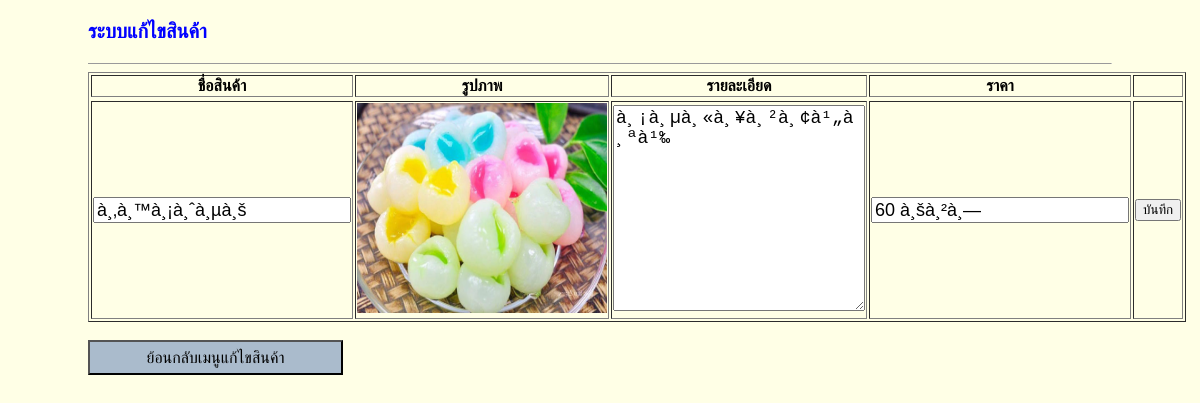
The app's page /FormEditItemById.php?id=2 with its own data.
### tables this page shows
CREATE TABLE `tb_items` (
  `id` int(11) NOT NULL,
  `title` varchar(20) NOT NULL,
  `image` varchar(100) NOT NULL,
  `detail` varchar(255) NOT NULL,
  `price` varchar(20) NOT NULL
);

### FormEditItemById.php (the view, shortened to what this page needs)
<?php
	require('config.php');
?>
<!DOCTYPE html>
<html>
<head>
</head>
<body>
	<div class="container">
		<p style="color:blue; font-weight:bold; font-size:20px;">ระบบแก้ไขสินค้า</p>
		<hr size="1">
		<table border="1">
			<tr>
				<th>ชื่อสินค้า</th>
				<th>รูปภาพ</th>
				<th>รายละเอียด</th>
				<th>ราคา</th>
				<th></th>
			</tr>
			<tr>
				<?php
					$myId = $_GET["id"];
					$conn = new mysqli($servername, $db_user, $db_pass, $db_name);
					$sql = "SELECT * FROM tb_items WHERE id='$myId'";
					if ($result = mysqli_query($conn,$sql)) {
						while ($row = mysqli_fetch_array($result)) {
							echo "<tr>";
							echo "<form method='POST' action='edit_item.php'>";
							echo "<td><input type='text' name='title' value='".$row["title"]."' /></td>";
							echo "<td> <img style='width: 250px; height: 210px;' src='myfile/".$row["image"]."'></img></td>";
							echo "<td><textarea name='detail' rows='10' cols='21' maxlength='255'>".$row["detail"]."</textarea>";
							echo "<td><input type='text' name='price' value='".$row["price"]."' /></td>";
							echo "<td><button type='submit'>บันทึก</button></td>";
							echo "</form>";
							echo "</tr>";
						}
					}
				?>
			</tr>
		</table>
		<br />
		<form action="FormEditItem.php">
			<button type="submit" style="width: 255px; height: 35px; font-size: 16px; background-color: #abc;">ย้อนกลับเมนูแก้ไขสินค้า</button>
		</form>
		<br />
	</div>
</body>
</html>

### FormEditItemById.php (style rules this page uses)
body { background-color: #ffffe6; }
.container { width: 1024px; height: 768px; padding: 0; margin: 0 auto; }
table tr th { text-align: center; }
table tr td { text-align: center; }
input { width: 250px; height: 20px; font-size: 18px; }
p { font-size: 18px; }
textarea { font-size: 18px; }

### records on screen
tb_items: title "à¸‚à¸™à¸¡à¸ˆà¸µà¸š", image (picture), detail "à¸¡à¸µà¸«à¸¥à¸²à¸¢à¹„à¸ªà¹‰", price "60 à¸šà¸²à¸—"
